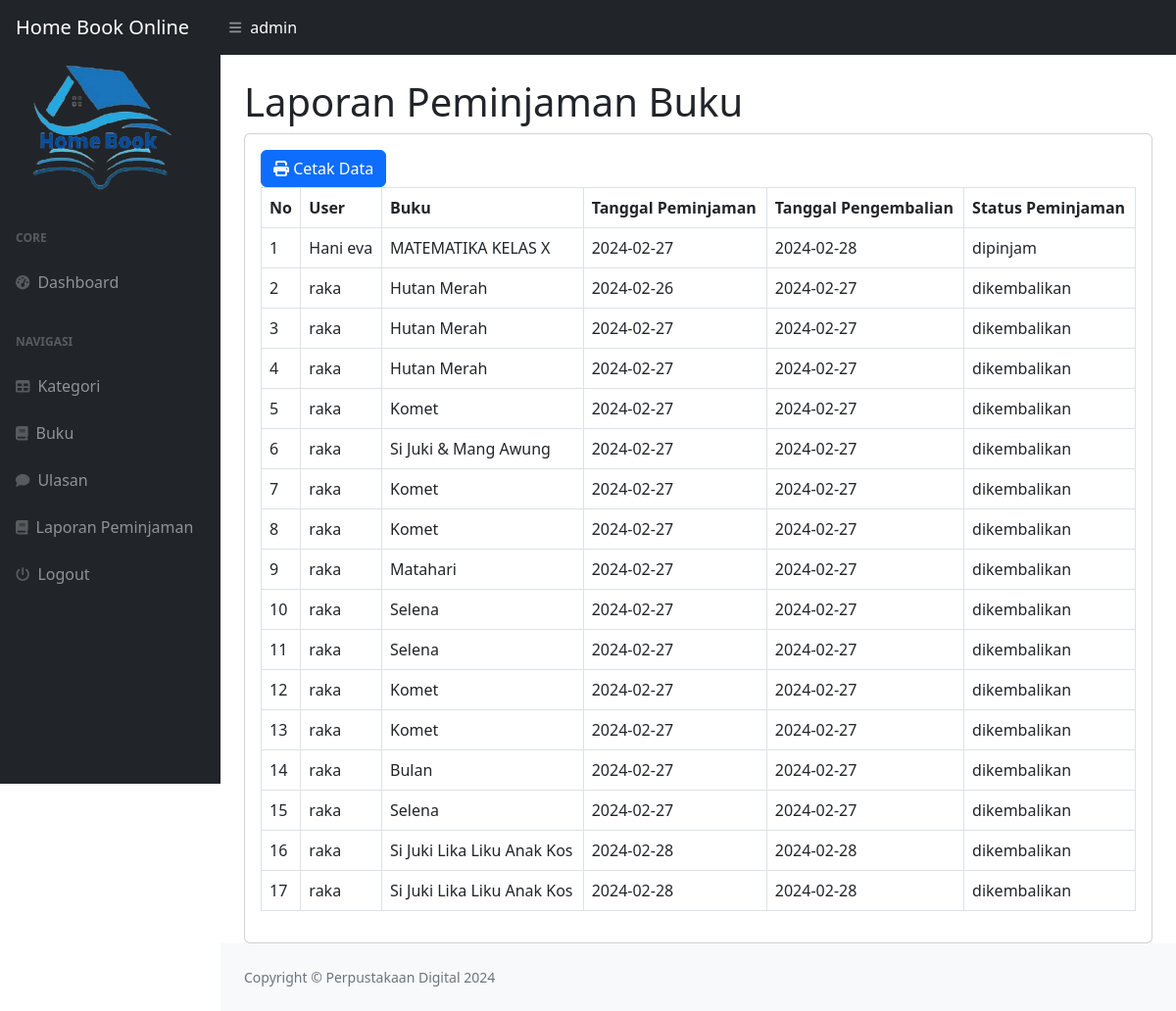
The app's page /index.php?page=laporan (signed in) with its own data.
### tables this page shows
CREATE TABLE `peminjam` (
  `PeminjamanID` int(11) NOT NULL,
  `UserID` int(11) NOT NULL,
  `BukuID` int(11) NOT NULL,
  `TanggalPeminjaman` date NOT NULL,
  `TanggalPengembalian` date NOT NULL,
  `StatusPeminjaman` varchar(50) NOT NULL
);

CREATE TABLE `userid` (
  `UserID` int(11) NOT NULL,
  `Username` varchar(255) NOT NULL,
  `Password` varchar(255) NOT NULL,
  `Email` varchar(255) NOT NULL,
  `NamaLengkap` varchar(255) NOT NULL,
  `Alamat` text NOT NULL,
  `level` enum('admin','peminjam','petugas') NOT NULL
);

CREATE TABLE `buku` (
  `BukuID` int(11) NOT NULL,
  `id_kategori` int(11) NOT NULL,
  `Sampul` varchar(255) NOT NULL,
  `Judul` varchar(255) NOT NULL,
  `Penulis` varchar(255) NOT NULL,
  `Penerbit` varchar(255) NOT NULL,
  `Tahun_Terbit` int(11) NOT NULL,
  `Stok` int(11) NOT NULL
);

### laporan.php (the view)
<h1 class="mt-4">Laporan Peminjaman Buku</h1>
<div class="card">
    <div class="card-body">
<div class="row">
    <div class="col-md-12">
        <a href="cetak.php" target="blank" class="btn btn-primary"><i class="fa fa-print"></i> Cetak Data</a>
        <table class="table table-bordered" id="dataTable" width="100%" cellspacing="0">
            <tr>
                <th>No</th>
                <th>User</th>
                <th>Buku</th>
                <th>Tanggal Peminjaman</th>
                <th>Tanggal Pengembalian</th>
                <th>Status Peminjaman</th>
            </tr>
            <?php
            $i = 1;
            $query = mysqli_query($koneksi, "SELECT*FROM peminjam LEFT JOIN userid on userid.UserID = peminjam.UserID
            LEFT JOIN buku on buku.BukuID = peminjam.BukuID");
            while($data = mysqli_fetch_array($query)){
                ?>
                <tr>
                <td><?php echo $i++ ?></td>
                <td><?php echo $data['Username']; ?></td>
                <td><?php echo $data['Judul']; ?></td>
                <td><?php echo $data['TanggalPeminjaman']; ?></td>
                <td><?php echo $data['TanggalPengembalian']; ?></td>
                <td><?php echo $data['StatusPeminjaman']; ?></td>
                </tr>
                <?php
            }
            ?>
        </table>
    </div>
</div>
    </div>
</div>

### index.php (shortened to what this page needs)
<!DOCTYPE html>
<html lang="en">
<head>
    <link href="https://cdn.jsdelivr.net/npm/simple-datatables@7.1.2/dist/style.min.css" rel="stylesheet" />
    <link href="css/styles.css" rel="stylesheet" />
</head>
<body class="sb-nav-fixed">
    <nav class="sb-topnav navbar navbar-expand navbar-dark bg-dark">
        <a class="navbar-brand ps-3 " href="index.php">Home Book Online</a>
        <button class="btn btn-link btn-sm order-1 order-lg-0 me-4 me-lg-0" id="sidebarToggle" href="#!"><i class="fas fa-bars"></i></button>
         <p class="navbar-nav ml-auto" style="color: white; float: right;"> <?php echo $_SESSION['userid']['NamaLengkap']; ?></p>
    </nav>
    <div id="layoutSidenav">
        <div id="layoutSidenav_nav">
            <nav class="sb-sidenav accordion sb-sidenav-dark" id="sidenavAccordion">
                <div class="sb-sidenav-menu">
                    <div class="nav">
                        <img style="margin-left: 12%;" src="5.png" width="150" height="150">
                        <div class="sb-sidenav-menu-heading">Core</div>
                        <a class="nav-link" href="?">
                            <div class="sb-nav-link-icon"><i class="fas fa-tachometer-alt"></i></div>
                            Dashboard
                        </a>
                        <div class="sb-sidenav-menu-heading">Navigasi</div>
                        <?php
                        if ($_SESSION['userid']['level'] != 'peminjam') {
                        ?>
                            <a class="nav-link" href="?page=kategori">
                                <div class="sb-nav-link-icon"><i class="fas fa-table"></i></div>
                                Kategori
                            </a>
                            <a class="nav-link" href="?page=buku">
                                <div class="sb-nav-link-icon"><i class="fas fa-book"></i></div>
                                Buku
                            </a>
                        <?php
                        }
                        ?>
                        <a class="nav-link" href="?page=ulasanbuku">
                            <div class="sb-nav-link-icon"><i class="fas fa-comment"></i></div>
                             Ulasan
                        </a>
                        <?php
                        if ($_SESSION['userid']['level'] != 'peminjam') {
                        ?>
                            <a class="nav-link" href="?page=laporan">
                                <div class="sb-nav-link-icon"><i class="fas fa-book"></i></div>
                                Laporan Peminjaman
                            </a>
                        <?php
                        }
                        ?>
                        <a class="nav-link" href="logout.php">
                            <div class="sb-nav-link-icon"><i class="fa fa-power-off"></i></div>
                            Logout
                        </a>
                    </div>
                </div>
            </nav>
        </div>
        <div id="layoutSidenav_content">
            <main>
                <div class="container-fluid px-4">
                    <?php
                    $page = isset($_GET['page']) ? $_GET['page'] : 'home';
                    if (file_exists($page . '.php')) {
                        include $page . '.php';
                    } else {
                        include '404.php';
                    }
                    ?>
                </div>
            </main>
            <footer class="py-4 bg-light mt-auto">
                <div class="container-fluid px-4">
                    <div class="d-flex align-items-center justify-content-between small">
                        <div class="text-muted">Copyright &copy; Perpustakaan Digital 2024</div>
                    </div>
                </div>
            </footer>
        </div>
    </div>
</body>
</html>

### records on screen
peminjam: UserID.Username "Hani eva", BukuID.Judul "MATEMATIKA KELAS X", TanggalPeminjaman "2024-02-27", TanggalPengembalian "2024-02-28", StatusPeminjaman "dipinjam"
peminjam: UserID.Username "raka", BukuID.Judul "Hutan Merah", TanggalPeminjaman "2024-02-26", TanggalPengembalian "2024-02-27", StatusPeminjaman "dikembalikan"
peminjam: UserID.Username "raka", BukuID.Judul "Hutan Merah", TanggalPeminjaman "2024-02-27", TanggalPengembalian "2024-02-27", StatusPeminjaman "dikembalikan"
peminjam: UserID.Username "raka", BukuID.Judul "Hutan Merah", TanggalPeminjaman "2024-02-27", TanggalPengembalian "2024-02-27", StatusPeminjaman "dikembalikan"
peminjam: UserID.Username "raka", BukuID.Judul "Komet", TanggalPeminjaman "2024-02-27", TanggalPengembalian "2024-02-27", StatusPeminjaman "dikembalikan"
peminjam: UserID.Username "raka", BukuID.Judul "Si Juki & Mang Awung", TanggalPeminjaman "2024-02-27", TanggalPengembalian "2024-02-27", StatusPeminjaman "dikembalikan"
peminjam: UserID.Username "raka", BukuID.Judul "Komet", TanggalPeminjaman "2024-02-27", TanggalPengembalian "2024-02-27", StatusPeminjaman "dikembalikan"
peminjam: UserID.Username "raka", BukuID.Judul "Komet", TanggalPeminjaman "2024-02-27", TanggalPengembalian "2024-02-27", StatusPeminjaman "dikembalikan"
peminjam: UserID.Username "raka", BukuID.Judul "Matahari", TanggalPeminjaman "2024-02-27", TanggalPengembalian "2024-02-27", StatusPeminjaman "dikembalikan"
peminjam: UserID.Username "raka", BukuID.Judul "Selena", TanggalPeminjaman "2024-02-27", TanggalPengembalian "2024-02-27", StatusPeminjaman "dikembalikan"
peminjam: UserID.Username "raka", BukuID.Judul "Selena", TanggalPeminjaman "2024-02-27", TanggalPengembalian "2024-02-27", StatusPeminjaman "dikembalikan"
peminjam: UserID.Username "raka", BukuID.Judul "Komet", TanggalPeminjaman "2024-02-27", TanggalPengembalian "2024-02-27", StatusPeminjaman "dikembalikan"
peminjam: UserID.Username "raka", BukuID.Judul "Komet", TanggalPeminjaman "2024-02-27", TanggalPengembalian "2024-02-27", StatusPeminjaman "dikembalikan"
peminjam: UserID.Username "raka", BukuID.Judul "Bulan", TanggalPeminjaman "2024-02-27", TanggalPengembalian "2024-02-27", StatusPeminjaman "dikembalikan"
peminjam: UserID.Username "raka", BukuID.Judul "Selena", TanggalPeminjaman "2024-02-27", TanggalPengembalian "2024-02-27", StatusPeminjaman "dikembalikan"
peminjam: UserID.Username "raka", BukuID.Judul "Si Juki Lika Liku Anak Kos", TanggalPeminjaman "2024-02-28", TanggalPengembalian "2024-02-28", StatusPeminjaman "dikembalikan"
peminjam: UserID.Username "raka", BukuID.Judul "Si Juki Lika Liku Anak Kos", TanggalPeminjaman "2024-02-28", TanggalPengembalian "2024-02-28", StatusPeminjaman "dikembalikan"

### other values on screen
$_SESSION['userid']['NamaLengkap'] "admin"
